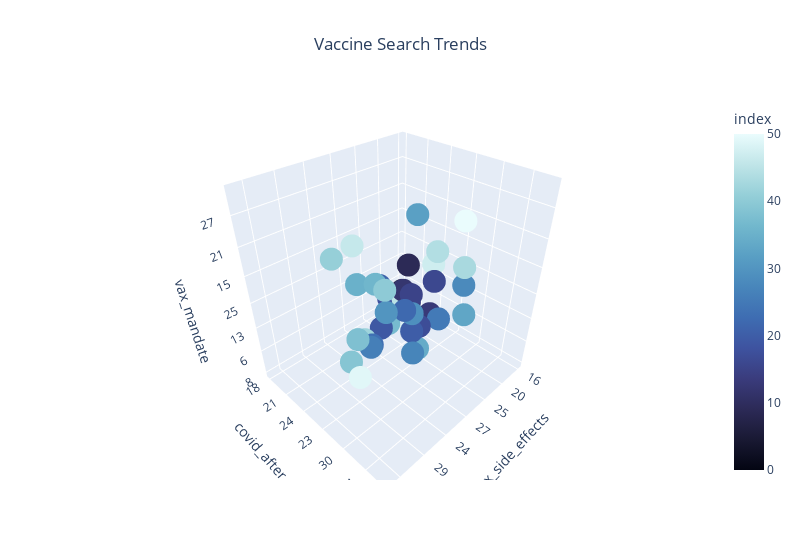

Notebook code cell kept with this figure:
### Code cell
#check plot 
fig = px.scatter_3d(vax_df, 
                    x="vax_side_effects", 
                    y="covid_after_vax", 
                    z="vax_mandate", 
                    hover_name ="state_name", 
                    color = df.index, 
                    color_continuous_scale=px.colors.sequential.ice,
                    title = "Vaccine Search Trends",
                    width=800)
fig.update_layout(legend=dict(x=0,y=1), title_x=0.5)
fig.show()

### Figure 1 — Plotly figure (JSON) as saved in the notebook; plotly's stock layout.template omitted (floating-point values rounded to 4 significant figures)
{"data": [{"hovertemplate": "<b>%{hovertext}</b><br><br>vax_side_effects=%{x}<br>covid_after_vax=%{y}<br>vax_mandate=%{z}<br>index=%{marker.color}<extra></extra>", "hovertext": ["Massachusetts", "New Jersey", "Rhode Island", "Connecticut", "Illinois", "Maryland", "Delaware", "Virginia", "Pennsylvania", "New York", "Michigan", "Florida", "Washington", "Texas", "California", "Wisconsin", "Vermont", "New Hampshire", "Minnesota", "Colorado", "Oregon", "Ohio", "West Virginia", "Maine", "North Carolina", "Arizona", "Hawaii", "Indiana", "Tennessee", "Missouri", "Alaska", "Kentucky", "District of Columbia", "South Carolina", "Georgia", "North Dakota", "South Dakota", "Alabama", "New Mexico", "Idaho", "Montana", "Wyoming", "Iowa", "Kansas", "Nebraska", "Utah", "Arkansas", "Nevada", "Louisiana", "Mississippi", "Oklahoma"], "legendgroup": "", "marker": {"color": [0, 1, 2, 3, 4, 5, 6, 7, 8, 9, 10, 11, 12, 13, 14, 15, 16, 17, 18, 19, 20, 21, 22, 23, 24, 25, 26, 27, 28, 29, 30, 31, 32, 33, 34, 35, 36, 37, 38, 39, 40, 41, 42, 43, 44, 45, 46, 47, 48, 49, 50], "coloraxis": "coloraxis", "symbol": "circle"}, "mode": "markers", "name": "", "scene": "scene", "showlegend": false, "type": "scatter3d", "x": ["16", "16", "17", "19", "20", "20", "21", "23", "25", "19", "28", "23", "32", "23", "25", "27", "28", "30", "27", "31", "31", "24", "34", "26", "27", "25", "29", "34", "32", "31", "38", "30", "21", "27", "27", "39", "39", "30", "33", "33", "33", "35", "26", "31", "32", "32", "33", "25", "30", "33", "30"], "y": ["18", "19", "17", "21", "20", "22", "20", "24", "26", "21", "31", "23", "31", "23", "26", "25", "27", "30", "26", "31", "30", "23", "32", "25", "27", "27", "27", "33", "34", "30", "33", "31", "24", "28", "27", "30", "33", "31", "32", "30", "28", "30", "23", "29", "30", "31", "32", "25", "27", "32", "28"], "z": ["8", "9", "7", "6", "12", "8", "10", "10", "13", "16", "17", "10", "25", "10", "13", "14", "11", "17", "17", "13", "17", "15", "15", "16", "12", "13", "17", "17", "18", "14", "23", "13", "21", "11", "12", "22", "19", "13", "15", "25", "27", "28", "16", "19", "21", "17", "20", "15", "16", "17", "20"]}], "layout": {"coloraxis": {"colorbar": {"title": {"text": "index"}}, "colorscale": [[0, "rgb(3, 5, 18)"], [0.09091, "rgb(25, 25, 51)"], [0.1818, "rgb(44, 42, 87)"], [0.2727, "rgb(58, 60, 125)"], [0.3636, "rgb(62, 83, 160)"], [0.4545, "rgb(62, 109, 178)"], [0.5455, "rgb(72, 134, 187)"], [0.6364, "rgb(89, 159, 196)"], [0.7273, "rgb(114, 184, 205)"], [0.8182, "rgb(149, 207, 216)"], [0.9091, "rgb(192, 229, 232)"], [1, "rgb(234, 252, 253)"]]}, "legend": {"tracegroupgap": 0, "x": 0, "y": 1}, "scene": {"domain": {"x": [0, 1], "y": [0, 1]}, "xaxis": {"title": {"text": "vax_side_effects"}}, "yaxis": {"title": {"text": "covid_after_vax"}}, "zaxis": {"title": {"text": "vax_mandate"}}}, "title": {"text": "Vaccine Search Trends", "x": 0.5}, "width": 800}}
